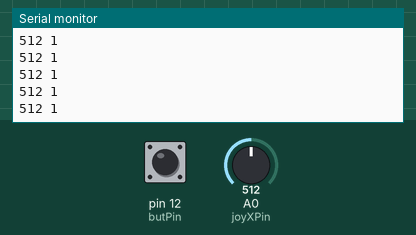
Bench run of a sketch on a simulated Arduino Uno, built with avr-gcc and run on an emulated ATmega328P. On the bench: the last lines printed to the serial monitor. Inputs (shaded band) come from the test bench; at power-on: A0 (joyXPin) = 512, pin 12 (butPin) HIGH.

Above: at 1.2 s.
1.3 s: A0 (joyXPin) set to 716
At 1.48 s:
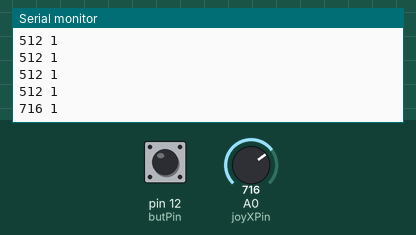
2.8 s: pin 12 (butPin) pulled LOW for 0.15 s
At 2.99 s:
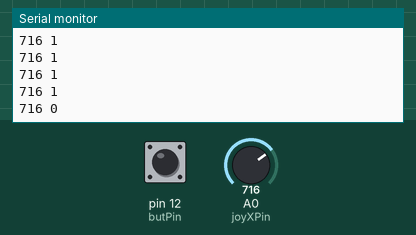
4.4 s: A0 (joyXPin) set to 900
At 4.49 s:
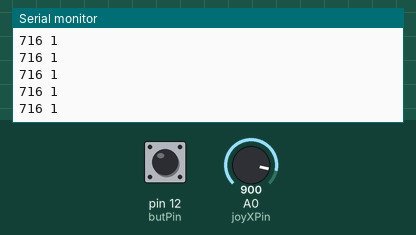
5.9 s: pin 12 (butPin) pulled LOW for 1 s
At 6.15 s:
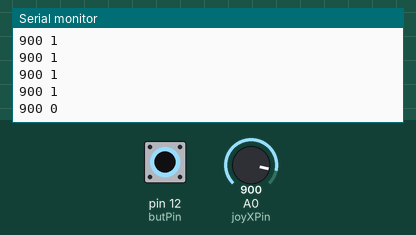
Timing chart, 0 to 8.9 s (numbered marks = the images above; inputs shaded):
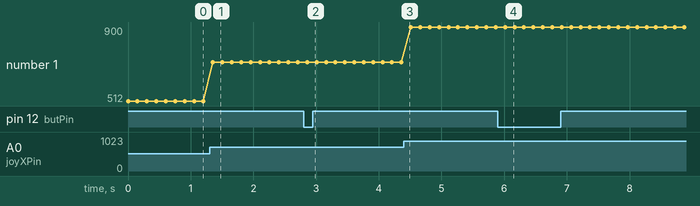

The sketch:

Arduino_to_P5.ino
```cpp
int joyXPin = A0;
//int joyYPin = A1;
//int ledPin = 11;
int butPin = 12;

int joyXPos, joyYPos;
int ledBrightness, butValue;

void setup() {
  //pinMode(ledPin, OUTPUT);
  pinMode(butPin, INPUT_PULLUP);
  Serial.begin(9600);

}

void loop() {

  // Input do joystick
  // Input de valores de 0 a 1023
  joyXPos = analogRead(joyXPin);
  //joyYPos = analogRead(joyYPin);
  butValue = digitalRead(butPin);
  Serial.print(joyXPos);
  Serial.print(" ");
  //Serial.print(joyYPos);
  //Serial.print(" ");
  Serial.println(butValue);

  // Output do led
  //ledBrightness = map(joyXPos, 0, 1023, 0, 127);
  //ledBrightness = constrain(joyXPos, 0, 127);
  //analogWrite(ledPin, ledBrightness);

  delay(150);
}
```

Measured:
- after the input at 1.3 s, the serial monitor: prints a new line after 0.05 s (image 1)
- after the input at 2.8 s, the serial monitor: prints a new line after 0.06 s (image 2)
- after the input at 5.9 s, the serial monitor: prints a new line after 0.12 s (image 4)
- plotted number 1: 512 → 716 after the input at 1.3 s, 716 → 900 after the input at 4.4 s
